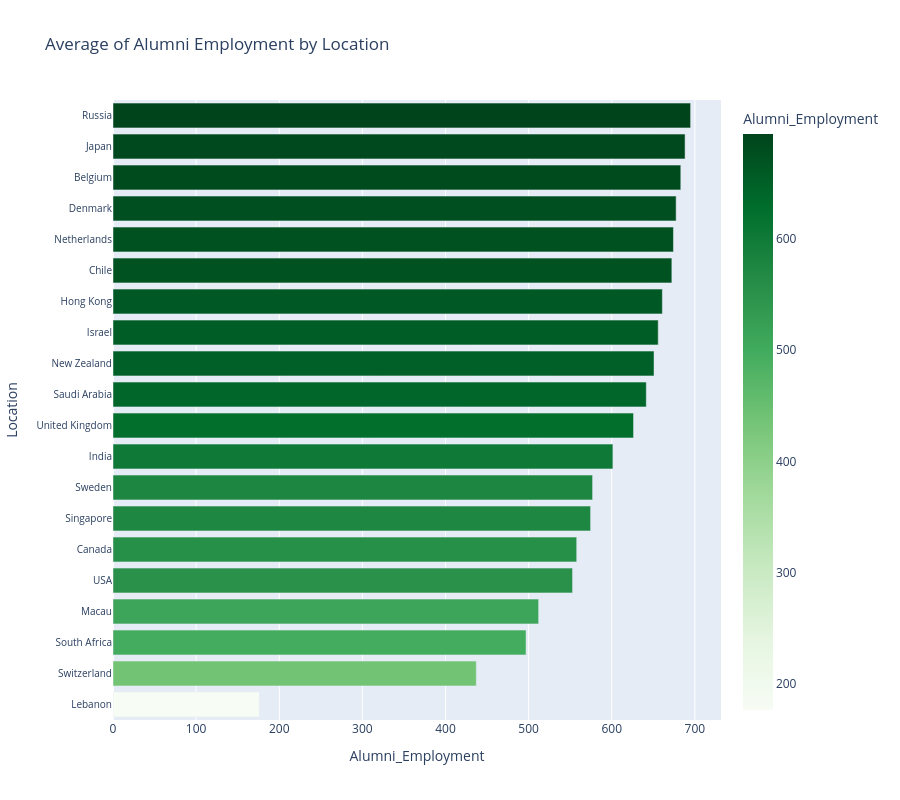

The cell this chart's notebook holds for it:
### Markdown cell above
#### Average of Alumni Employment by Location

### Code cell
#groupby_location
#alumni_mean

alumni_by_location = df.groupby('Location')['Alumni_Employment'].mean().reset_index()

#Top_20_loc

alumni_by_location = alumni_by_location.sort_values(by='Alumni_Employment').head(20)

#hbar_Plot
fig = px.bar(alumni_by_location, 
        x='Alumni_Employment', 
        y='Location',
        orientation='h',
        title='Average of Alumni Employment by Location',
        color='Alumni_Employment',
        color_continuous_scale='Greens')

fig.update_layout(
    height=800, 
    yaxis=dict(
        tickfont=dict(size=10) )
)

fig.show()

### Figure 1 — Plotly figure (JSON) as saved in the notebook; plotly's stock layout.template omitted (floating-point values rounded to 4 significant figures)
{"data": [{"hovertemplate": "Alumni_Employment=%{marker.color}<br>Location=%{y}<extra></extra>", "legendgroup": "", "marker": {"color": [176.0, 437.0, 496.9, 512.0, 552.8, 557.8, 574.5, 576.9, 601.4, 626.2, 641.5, 650.8, 655.9, 660.8, 672.2, 674.2, 677.4, 683.0, 688.2, 694.8], "coloraxis": "coloraxis", "pattern": {"shape": ""}}, "name": "", "orientation": "h", "showlegend": false, "textposition": "auto", "type": "bar", "x": [176.0, 437.0, 496.9, 512.0, 552.8, 557.8, 574.5, 576.9, 601.4, 626.2, 641.5, 650.8, 655.9, 660.8, 672.2, 674.2, 677.4, 683.0, 688.2, 694.8], "xaxis": "x", "y": ["Lebanon", "Switzerland", "South Africa", "Macau", "USA", "Canada", "Singapore", "Sweden", "India", "United Kingdom", "Saudi Arabia", "New Zealand", "Israel", "Hong Kong", "Chile", "Netherlands", "Denmark", "Belgium", "Japan", "Russia"], "yaxis": "y"}], "layout": {"barmode": "relative", "coloraxis": {"colorbar": {"title": {"text": "Alumni_Employment"}}, "colorscale": [[0, "rgb(247,252,245)"], [0.125, "rgb(229,245,224)"], [0.25, "rgb(199,233,192)"], [0.375, "rgb(161,217,155)"], [0.5, "rgb(116,196,118)"], [0.625, "rgb(65,171,93)"], [0.75, "rgb(35,139,69)"], [0.875, "rgb(0,109,44)"], [1, "rgb(0,68,27)"]]}, "height": 800, "legend": {"tracegroupgap": 0}, "title": {"text": "Average of Alumni Employment by Location"}, "xaxis": {"anchor": "y", "domain": [0, 1], "title": {"text": "Alumni_Employment"}}, "yaxis": {"anchor": "x", "domain": [0, 1], "tickfont": {"size": 10}, "title": {"text": "Location"}}}}
